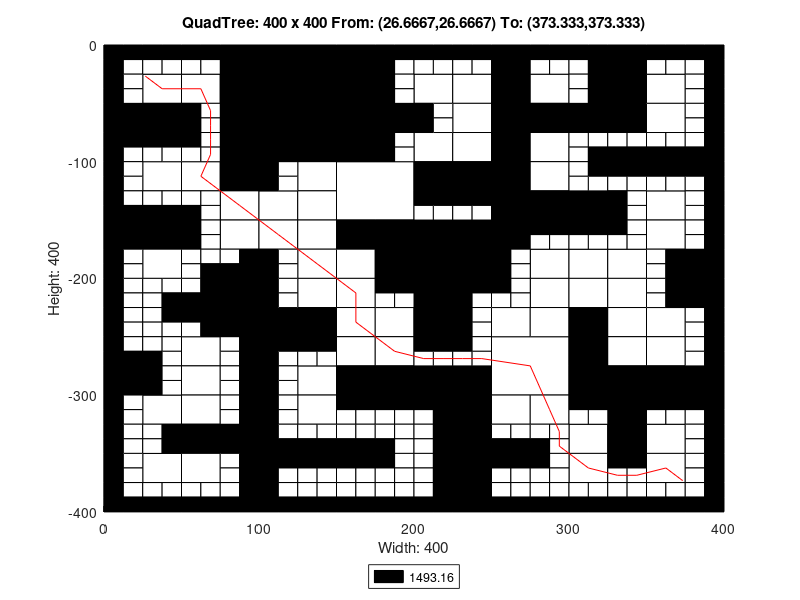

MATLAB code to generate this figure:
axis([0 400 -400 0]);
title('QuadTree: 400 x 400 From: (26.6667,26.6667) To: (373.333,373.333)');
xlabel('Width: 400');
ylabel('Height: 400');
rectangle('Position',[100 -50 50 50], 'FaceColor',[0 0 0]);
rectangle('Position',[100 -100 50 50], 'FaceColor',[0 0 0]);
rectangle('Position',[150 -150 50 50], 'FaceColor',[1 1 1]);
rectangle('Position',[200 -200 50 50], 'FaceColor',[0 0 0]);
rectangle('Position',[250 -300 50 50], 'FaceColor',[1 1 1]);
rectangle('Position',[25 -50 25 25], 'FaceColor',[1 1 1]);
rectangle('Position',[75 -25 25 25], 'FaceColor',[0 0 0]);
rectangle('Position',[50 -50 25 25], 'FaceColor',[1 1 1]);
rectangle('Position',[75 -50 25 25], 'FaceColor',[0 0 0]);
rectangle('Position',[0 -75 25 25], 'FaceColor',[0 0 0]);
rectangle('Position',[25 -75 25 25], 'FaceColor',[0 0 0]);
rectangle('Position',[75 -75 25 25], 'FaceColor',[0 0 0]);
rectangle('Position',[75 -100 25 25], 'FaceColor',[0 0 0]);
rectangle('Position',[150 -25 25 25], 'FaceColor',[0 0 0]);
rectangle('Position',[150 -50 25 25], 'FaceColor',[0 0 0]);
rectangle('Position',[150 -75 25 25], 'FaceColor',[0 0 0]);
rectangle('Position',[175 -75 25 25], 'FaceColor',[0 0 0]);
rectangle('Position',[150 -100 25 25], 'FaceColor',[0 0 0]);
rectangle('Position',[25 -125 25 25], 'FaceColor',[1 1 1]);
rectangle('Position',[50 -125 25 25], 'FaceColor',[1 1 1]);
rectangle('Position',[75 -125 25 25], 'FaceColor',[0 0 0]);
rectangle('Position',[75 -150 25 25], 'FaceColor',[1 1 1]);
rectangle('Position',[0 -175 25 25], 'FaceColor',[0 0 0]);
rectangle('Position',[25 -175 25 25], 'FaceColor',[0 0 0]);
rectangle('Position',[25 -200 25 25], 'FaceColor',[1 1 1]);
rectangle('Position',[75 -175 25 25], 'FaceColor',[1 1 1]);
rectangle('Position',[125 -125 25 25], 'FaceColor',[1 1 1]);
rectangle('Position',[100 -150 25 25], 'FaceColor',[1 1 1]);
rectangle('Position',[125 -150 25 25], 'FaceColor',[1 1 1]);
rectangle('Position',[100 -175 25 25], 'FaceColor',[1 1 1]);
rectangle('Position',[125 -175 25 25], 'FaceColor',[1 1 1]);
rectangle('Position',[125 -200 25 25], 'FaceColor',[1 1 1]);
rectangle('Position',[150 -175 25 25], 'FaceColor',[0 0 0]);
rectangle('Position',[175 -175 25 25], 'FaceColor',[0 0 0]);
rectangle('Position',[150 -200 25 25], 'FaceColor',[1 1 1]);
rectangle('Position',[175 -200 25 25], 'FaceColor',[0 0 0]);
rectangle('Position',[200 -50 25 25], 'FaceColor',[1 1 1]);
rectangle('Position',[225 -50 25 25], 'FaceColor',[1 1 1]);
rectangle('Position',[250 -25 25 25], 'FaceColor',[0 0 0]);
rectangle('Position',[250 -50 25 25], 'FaceColor',[0 0 0]);
rectangle('Position',[275 -50 25 25], 'FaceColor',[1 1 1]);
rectangle('Position',[225 -75 25 25], 'FaceColor',[1 1 1]);
rectangle('Position',[200 -100 25 25], 'FaceColor',[1 1 1]);
rectangle('Position',[225 -100 25 25], 'FaceColor',[1 1 1]);
rectangle('Position',[250 -75 25 25], 'FaceColor',[0 0 0]);
rectangle('Position',[275 -75 25 25], 'FaceColor',[0 0 0]);
rectangle('Position',[250 -100 25 25], 'FaceColor',[0 0 0]);
rectangle('Position',[275 -100 25 25], 'FaceColor',[1 1 1]);
rectangle('Position',[325 -25 25 25], 'FaceColor',[0 0 0]);
rectangle('Position',[325 -50 25 25], 'FaceColor',[0 0 0]);
rectangle('Position',[350 -50 25 25], 'FaceColor',[1 1 1]);
rectangle('Position',[300 -75 25 25], 'FaceColor',[0 0 0]);
rectangle('Position',[325 -75 25 25], 'FaceColor',[0 0 0]);
rectangle('Position',[350 -75 25 25], 'FaceColor',[1 1 1]);
rectangle('Position',[200 -125 25 25], 'FaceColor',[0 0 0]);
rectangle('Position',[225 -125 25 25], 'FaceColor',[0 0 0]);
rectangle('Position',[250 -125 25 25], 'FaceColor',[0 0 0]);
rectangle('Position',[275 -125 25 25], 'FaceColor',[1 1 1]);
rectangle('Position',[250 -150 25 25], 'FaceColor',[0 0 0]);
rectangle('Position',[275 -150 25 25], 'FaceColor',[0 0 0]);
rectangle('Position',[250 -175 25 25], 'FaceColor',[0 0 0]);
rectangle('Position',[275 -200 25 25], 'FaceColor',[1 1 1]);
rectangle('Position',[300 -150 25 25], 'FaceColor',[0 0 0]);
rectangle('Position',[350 -150 25 25], 'FaceColor',[1 1 1]);
rectangle('Position',[300 -200 25 25], 'FaceColor',[1 1 1]);
rectangle('Position',[325 -200 25 25], 'FaceColor',[1 1 1]);
rectangle('Position',[350 -175 25 25], 'FaceColor',[1 1 1]);
rectangle('Position',[375 -200 25 25], 'FaceColor',[0 0 0]);
rectangle('Position',[75 -225 25 25], 'FaceColor',[0 0 0]);
rectangle('Position',[75 -250 25 25], 'FaceColor',[0 0 0]);
rectangle('Position',[0 -300 25 25], 'FaceColor',[0 0 0]);
rectangle('Position',[50 -275 25 25], 'FaceColor',[1 1 1]);
rectangle('Position',[50 -300 25 25], 'FaceColor',[1 1 1]);
rectangle('Position',[125 -225 25 25], 'FaceColor',[1 1 1]);
rectangle('Position',[100 -250 25 25], 'FaceColor',[0 0 0]);
rectangle('Position',[125 -250 25 25], 'FaceColor',[0 0 0]);
rectangle('Position',[150 -225 25 25], 'FaceColor',[1 1 1]);
rectangle('Position',[150 -250 25 25], 'FaceColor',[1 1 1]);
rectangle('Position',[175 -250 25 25], 'FaceColor',[1 1 1]);
rectangle('Position',[125 -300 25 25], 'FaceColor',[1 1 1]);
rectangle('Position',[150 -275 25 25], 'FaceColor',[1 1 1]);
rectangle('Position',[175 -275 25 25], 'FaceColor',[1 1 1]);
rectangle('Position',[150 -300 25 25], 'FaceColor',[0 0 0]);
rectangle('Position',[175 -300 25 25], 'FaceColor',[0 0 0]);
rectangle('Position',[25 -325 25 25], 'FaceColor',[1 1 1]);
rectangle('Position',[50 -325 25 25], 'FaceColor',[1 1 1]);
rectangle('Position',[50 -350 25 25], 'FaceColor',[0 0 0]);
rectangle('Position',[75 -350 25 25], 'FaceColor',[0 0 0]);
rectangle('Position',[25 -375 25 25], 'FaceColor',[1 1 1]);
rectangle('Position',[50 -375 25 25], 'FaceColor',[1 1 1]);
rectangle('Position',[125 -325 25 25], 'FaceColor',[1 1 1]);
rectangle('Position',[200 -225 25 25], 'FaceColor',[0 0 0]);
rectangle('Position',[200 -250 25 25], 'FaceColor',[0 0 0]);
rectangle('Position',[275 -225 25 25], 'FaceColor',[1 1 1]);
rectangle('Position',[250 -250 25 25], 'FaceColor',[1 1 1]);
rectangle('Position',[275 -250 25 25], 'FaceColor',[1 1 1]);
rectangle('Position',[200 -300 25 25], 'FaceColor',[0 0 0]);
rectangle('Position',[225 -300 25 25], 'FaceColor',[0 0 0]);
rectangle('Position',[300 -225 25 25], 'FaceColor',[1 1 1]);
rectangle('Position',[325 -225 25 25], 'FaceColor',[1 1 1]);
rectangle('Position',[300 -250 25 25], 'FaceColor',[0 0 0]);
rectangle('Position',[325 -250 25 25], 'FaceColor',[1 1 1]);
rectangle('Position',[375 -225 25 25], 'FaceColor',[0 0 0]);
rectangle('Position',[350 -250 25 25], 'FaceColor',[1 1 1]);
rectangle('Position',[300 -275 25 25], 'FaceColor',[0 0 0]);
rectangle('Position',[325 -275 25 25], 'FaceColor',[1 1 1]);
rectangle('Position',[300 -300 25 25], 'FaceColor',[0 0 0]);
rectangle('Position',[325 -300 25 25], 'FaceColor',[0 0 0]);
rectangle('Position',[350 -275 25 25], 'FaceColor',[1 1 1]);
rectangle('Position',[350 -300 25 25], 'FaceColor',[0 0 0]);
rectangle('Position',[375 -300 25 25], 'FaceColor',[0 0 0]);
rectangle('Position',[225 -325 25 25], 'FaceColor',[0 0 0]);
rectangle('Position',[225 -350 25 25], 'FaceColor',[0 0 0]);
rectangle('Position',[250 -325 25 25], 'FaceColor',[1 1 1]);
rectangle('Position',[275 -325 25 25], 'FaceColor',[1 1 1]);
rectangle('Position',[225 -375 25 25], 'FaceColor',[0 0 0]);
rectangle('Position',[225 -400 25 25], 'FaceColor',[0 0 0]);
rectangle('Position',[325 -325 25 25], 'FaceColor',[0 0 0]);
rectangle('Position',[300 -350 25 25], 'FaceColor',[1 1 1]);
rectangle('Position',[325 -350 25 25], 'FaceColor',[0 0 0]);
rectangle('Position',[350 -350 25 25], 'FaceColor',[1 1 1]);
rectangle('Position',[300 -375 25 25], 'FaceColor',[1 1 1]);
rectangle('Position',[350 -375 25 25], 'FaceColor',[1 1 1]);
rectangle('Position',[0 -12.5 12.5 12.5], 'FaceColor',[0 0 0]);
rectangle('Position',[12.5 -12.5 12.5 12.5], 'FaceColor',[0 0 0]);
rectangle('Position',[0 -25 12.5 12.5], 'FaceColor',[0 0 0]);
rectangle('Position',[12.5 -25 12.5 12.5], 'FaceColor',[1 1 1]);
rectangle('Position',[25 -12.5 12.5 12.5], 'FaceColor',[0 0 0]);
rectangle('Position',[37.5 -12.5 12.5 12.5], 'FaceColor',[0 0 0]);
rectangle('Position',[25 -25 12.5 12.5], 'FaceColor',[1 1 1]);
rectangle('Position',[37.5 -25 12.5 12.5], 'FaceColor',[1 1 1]);
rectangle('Position',[0 -37.5 12.5 12.5], 'FaceColor',[0 0 0]);
rectangle('Position',[12.5 -37.5 12.5 12.5], 'FaceColor',[1 1 1]);
rectangle('Position',[0 -50 12.5 12.5], 'FaceColor',[0 0 0]);
rectangle('Position',[12.5 -50 12.5 12.5], 'FaceColor',[1 1 1]);
rectangle('Position',[50 -12.5 12.5 12.5], 'FaceColor',[0 0 0]);
rectangle('Position',[62.5 -12.5 12.5 12.5], 'FaceColor',[0 0 0]);
rectangle('Position',[50 -25 12.5 12.5], 'FaceColor',[1 1 1]);
rectangle('Position',[62.5 -25 12.5 12.5], 'FaceColor',[1 1 1]);
rectangle('Position',[0 -87.5 12.5 12.5], 'FaceColor',[0 0 0]);
rectangle('Position',[12.5 -87.5 12.5 12.5], 'FaceColor',[0 0 0]);
rectangle('Position',[0 -100 12.5 12.5], 'FaceColor',[0 0 0]);
rectangle('Position',[12.5 -100 12.5 12.5], 'FaceColor',[1 1 1]);
rectangle('Position',[25 -87.5 12.5 12.5], 'FaceColor',[0 0 0]);
rectangle('Position',[37.5 -87.5 12.5 12.5], 'FaceColor',[0 0 0]);
rectangle('Position',[25 -100 12.5 12.5], 'FaceColor',[1 1 1]);
rectangle('Position',[37.5 -100 12.5 12.5], 'FaceColor',[1 1 1]);
rectangle('Position',[50 -62.5 12.5 12.5], 'FaceColor',[0 0 0]);
rectangle('Position',[62.5 -62.5 12.5 12.5], 'FaceColor',[1 1 1]);
rectangle('Position',[50 -75 12.5 12.5], 'FaceColor',[0 0 0]);
rectangle('Position',[62.5 -75 12.5 12.5], 'FaceColor',[1 1 1]);
rectangle('Position',[50 -87.5 12.5 12.5], 'FaceColor',[0 0 0]);
rectangle('Position',[62.5 -87.5 12.5 12.5], 'FaceColor',[1 1 1]);
rectangle('Position',[50 -100 12.5 12.5], 'FaceColor',[1 1 1]);
rectangle('Position',[62.5 -100 12.5 12.5], 'FaceColor',[1 1 1]);
rectangle('Position',[175 -12.5 12.5 12.5], 'FaceColor',[0 0 0]);
rectangle('Position',[187.5 -12.5 12.5 12.5], 'FaceColor',[0 0 0]);
rectangle('Position',[175 -25 12.5 12.5], 'FaceColor',[0 0 0]);
rectangle('Position',[187.5 -25 12.5 12.5], 'FaceColor',[1 1 1]);
rectangle('Position',[175 -37.5 12.5 12.5], 'FaceColor',[0 0 0]);
rectangle('Position',[187.5 -37.5 12.5 12.5], 'FaceColor',[1 1 1]);
rectangle('Position',[175 -50 12.5 12.5], 'FaceColor',[0 0 0]);
rectangle('Position',[187.5 -50 12.5 12.5], 'FaceColor',[1 1 1]);
rectangle('Position',[175 -87.5 12.5 12.5], 'FaceColor',[0 0 0]);
rectangle('Position',[187.5 -87.5 12.5 12.5], 'FaceColor',[1 1 1]);
rectangle('Position',[175 -100 12.5 12.5], 'FaceColor',[0 0 0]);
rectangle('Position',[187.5 -100 12.5 12.5], 'FaceColor',[1 1 1]);
rectangle('Position',[0 -112.5 12.5 12.5], 'FaceColor',[0 0 0]);
rectangle('Position',[12.5 -112.5 12.5 12.5], 'FaceColor',[1 1 1]);
rectangle('Position',[0 -125 12.5 12.5], 'FaceColor',[0 0 0]);
rectangle('Position',[12.5 -125 12.5 12.5], 'FaceColor',[1 1 1]);
rectangle('Position',[0 -137.5 12.5 12.5], 'FaceColor',[0 0 0]);
rectangle('Position',[12.5 -137.5 12.5 12.5], 'FaceColor',[1 1 1]);
rectangle('Position',[0 -150 12.5 12.5], 'FaceColor',[0 0 0]);
rectangle('Position',[12.5 -150 12.5 12.5], 'FaceColor',[0 0 0]);
rectangle('Position',[25 -137.5 12.5 12.5], 'FaceColor',[1 1 1]);
rectangle('Position',[37.5 -137.5 12.5 12.5], 'FaceColor',[1 1 1]);
rectangle('Position',[25 -150 12.5 12.5], 'FaceColor',[0 0 0]);
rectangle('Position',[37.5 -150 12.5 12.5], 'FaceColor',[0 0 0]);
rectangle('Position',[50 -137.5 12.5 12.5], 'FaceColor',[1 1 1]);
rectangle('Position',[62.5 -137.5 12.5 12.5], 'FaceColor',[1 1 1]);
rectangle('Position',[50 -150 12.5 12.5], 'FaceColor',[0 0 0]);
rectangle('Position',[62.5 -150 12.5 12.5], 'FaceColor',[1 1 1]);
rectangle('Position',[0 -187.5 12.5 12.5], 'FaceColor',[0 0 0]);
rectangle('Position',[12.5 -187.5 12.5 12.5], 'FaceColor',[1 1 1]);
rectangle('Position',[0 -200 12.5 12.5], 'FaceColor',[0 0 0]);
rectangle('Position',[12.5 -200 12.5 12.5], 'FaceColor',[1 1 1]);
rectangle('Position',[50 -162.5 12.5 12.5], 'FaceColor',[0 0 0]);
rectangle('Position',[62.5 -162.5 12.5 12.5], 'FaceColor',[1 1 1]);
rectangle('Position',[50 -175 12.5 12.5], 'FaceColor',[0 0 0]);
rectangle('Position',[62.5 -175 12.5 12.5], 'FaceColor',[1 1 1]);
rectangle('Position',[50 -187.5 12.5 12.5], 'FaceColor',[1 1 1]);
rectangle('Position',[62.5 -187.5 12.5 12.5], 'FaceColor',[1 1 1]);
rectangle('Position',[50 -200 12.5 12.5], 'FaceColor',[1 1 1]);
rectangle('Position',[62.5 -200 12.5 12.5], 'FaceColor',[0 0 0]);
rectangle('Position',[75 -187.5 12.5 12.5], 'FaceColor',[1 1 1]);
rectangle('Position',[87.5 -187.5 12.5 12.5], 'FaceColor',[0 0 0]);
rectangle('Position',[75 -200 12.5 12.5], 'FaceColor',[0 0 0]);
rectangle('Position',[87.5 -200 12.5 12.5], 'FaceColor',[0 0 0]);
rectangle('Position',[100 -112.5 12.5 12.5], 'FaceColor',[0 0 0]);
rectangle('Position',[112.5 -112.5 12.5 12.5], 'FaceColor',[1 1 1]);
rectangle('Position',[100 -125 12.5 12.5], 'FaceColor',[0 0 0]);
rectangle('Position',[112.5 -125 12.5 12.5], 'FaceColor',[1 1 1]);
rectangle('Position',[100 -187.5 12.5 12.5], 'FaceColor',[0 0 0]);
rectangle('Position',[112.5 -187.5 12.5 12.5], 'FaceColor',[1 1 1]);
rectangle('Position',[100 -200 12.5 12.5], 'FaceColor',[0 0 0]);
rectangle('Position',[112.5 -200 12.5 12.5], 'FaceColor',[1 1 1]);
rectangle('Position',[200 -12.5 12.5 12.5], 'FaceColor',[0 0 0]);
rectangle('Position',[212.5 -12.5 12.5 12.5], 'FaceColor',[0 0 0]);
rectangle('Position',[200 -25 12.5 12.5], 'FaceColor',[1 1 1]);
rectangle('Position',[212.5 -25 12.5 12.5], 'FaceColor',[1 1 1]);
rectangle('Position',[225 -12.5 12.5 12.5], 'FaceColor',[0 0 0]);
rectangle('Position',[237.5 -12.5 12.5 12.5], 'FaceColor',[0 0 0]);
rectangle('Position',[225 -25 12.5 12.5], 'FaceColor',[1 1 1]);
rectangle('Position',[237.5 -25 12.5 12.5], 'FaceColor',[1 1 1]);
rectangle('Position',[275 -12.5 12.5 12.5], 'FaceColor',[0 0 0]);
rectangle('Position',[287.5 -12.5 12.5 12.5], 'FaceColor',[0 0 0]);
rectangle('Position',[275 -25 12.5 12.5], 'FaceColor',[1 1 1]);
rectangle('Position',[287.5 -25 12.5 12.5], 'FaceColor',[1 1 1]);
rectangle('Position',[200 -62.5 12.5 12.5], 'FaceColor',[0 0 0]);
rectangle('Position',[212.5 -62.5 12.5 12.5], 'FaceColor',[1 1 1]);
rectangle('Position',[200 -75 12.5 12.5], 'FaceColor',[0 0 0]);
rectangle('Position',[212.5 -75 12.5 12.5], 'FaceColor',[1 1 1]);
rectangle('Position',[300 -12.5 12.5 12.5], 'FaceColor',[0 0 0]);
rectangle('Position',[312.5 -12.5 12.5 12.5], 'FaceColor',[0 0 0]);
rectangle('Position',[300 -25 12.5 12.5], 'FaceColor',[1 1 1]);
rectangle('Position',[312.5 -25 12.5 12.5], 'FaceColor',[0 0 0]);
rectangle('Position',[300 -37.5 12.5 12.5], 'FaceColor',[1 1 1]);
rectangle('Position',[312.5 -37.5 12.5 12.5], 'FaceColor',[0 0 0]);
rectangle('Position',[300 -50 12.5 12.5], 'FaceColor',[1 1 1]);
rectangle('Position',[312.5 -50 12.5 12.5], 'FaceColor',[0 0 0]);
rectangle('Position',[350 -12.5 12.5 12.5], 'FaceColor',[0 0 0]);
rectangle('Position',[362.5 -12.5 12.5 12.5], 'FaceColor',[0 0 0]);
rectangle('Position',[350 -25 12.5 12.5], 'FaceColor',[1 1 1]);
rectangle('Position',[362.5 -25 12.5 12.5], 'FaceColor',[1 1 1]);
rectangle('Position',[375 -12.5 12.5 12.5], 'FaceColor',[0 0 0]);
rectangle('Position',[387.5 -12.5 12.5 12.5], 'FaceColor',[0 0 0]);
rectangle('Position',[375 -25 12.5 12.5], 'FaceColor',[1 1 1]);
rectangle('Position',[387.5 -25 12.5 12.5], 'FaceColor',[0 0 0]);
rectangle('Position',[375 -37.5 12.5 12.5], 'FaceColor',[1 1 1]);
rectangle('Position',[387.5 -37.5 12.5 12.5], 'FaceColor',[0 0 0]);
rectangle('Position',[375 -50 12.5 12.5], 'FaceColor',[1 1 1]);
rectangle('Position',[387.5 -50 12.5 12.5], 'FaceColor',[0 0 0]);
rectangle('Position',[300 -87.5 12.5 12.5], 'FaceColor',[1 1 1]);
rectangle('Position',[312.5 -87.5 12.5 12.5], 'FaceColor',[1 1 1]);
rectangle('Position',[300 -100 12.5 12.5], 'FaceColor',[1 1 1]);
rectangle('Position',[312.5 -100 12.5 12.5], 'FaceColor',[0 0 0]);
rectangle('Position',[325 -87.5 12.5 12.5], 'FaceColor',[1 1 1]);
rectangle('Position',[337.5 -87.5 12.5 12.5], 'FaceColor',[1 1 1]);
rectangle('Position',[325 -100 12.5 12.5], 'FaceColor',[0 0 0]);
rectangle('Position',[337.5 -100 12.5 12.5], 'FaceColor',[0 0 0]);
rectangle('Position',[375 -62.5 12.5 12.5], 'FaceColor',[1 1 1]);
rectangle('Position',[387.5 -62.5 12.5 12.5], 'FaceColor',[0 0 0]);
rectangle('Position',[375 -75 12.5 12.5], 'FaceColor',[1 1 1]);
rectangle('Position',[387.5 -75 12.5 12.5], 'FaceColor',[0 0 0]);
rectangle('Position',[350 -87.5 12.5 12.5], 'FaceColor',[1 1 1]);
rectangle('Position',[362.5 -87.5 12.5 12.5], 'FaceColor',[1 1 1]);
rectangle('Position',[350 -100 12.5 12.5], 'FaceColor',[0 0 0]);
rectangle('Position',[362.5 -100 12.5 12.5], 'FaceColor',[0 0 0]);
rectangle('Position',[375 -87.5 12.5 12.5], 'FaceColor',[1 1 1]);
rectangle('Position',[387.5 -87.5 12.5 12.5], 'FaceColor',[0 0 0]);
rectangle('Position',[375 -100 12.5 12.5], 'FaceColor',[0 0 0]);
rectangle('Position',[387.5 -100 12.5 12.5], 'FaceColor',[0 0 0]);
rectangle('Position',[200 -137.5 12.5 12.5], 'FaceColor',[0 0 0]);
rectangle('Position',[212.5 -137.5 12.5 12.5], 'FaceColor',[0 0 0]);
rectangle('Position',[200 -150 12.5 12.5], 'FaceColor',[1 1 1]);
rectangle('Position',[212.5 -150 12.5 12.5], 'FaceColor',[1 1 1]);
rectangle('Position',[225 -137.5 12.5 12.5], 'FaceColor',[0 0 0]);
rectangle('Position',[237.5 -137.5 12.5 12.5], 'FaceColor',[0 0 0]);
rectangle('Position',[225 -150 12.5 12.5], 'FaceColor',[1 1 1]);
rectangle('Position',[237.5 -150 12.5 12.5], 'FaceColor',[1 1 1]);
rectangle('Position',[275 -162.5 12.5 12.5], 'FaceColor',[0 0 0]);
rectangle('Position',[287.5 -162.5 12.5 12.5], 'FaceColor',[0 0 0]);
rectangle('Position',[275 -175 12.5 12.5], 'FaceColor',[1 1 1]);
rectangle('Position',[287.5 -175 12.5 12.5], 'FaceColor',[1 1 1]);
rectangle('Position',[250 -187.5 12.5 12.5], 'FaceColor',[0 0 0]);
rectangle('Position',[262.5 -187.5 12.5 12.5], 'FaceColor',[1 1 1]);
rectangle('Position',[250 -200 12.5 12.5], 'FaceColor',[0 0 0]);
rectangle('Position',[262.5 -200 12.5 12.5], 'FaceColor',[1 1 1]);
rectangle('Position',[300 -112.5 12.5 12.5], 'FaceColor',[1 1 1]);
rectangle('Position',[312.5 -112.5 12.5 12.5], 'FaceColor',[0 0 0]);
rectangle('Position',[300 -125 12.5 12.5], 'FaceColor',[1 1 1]);
rectangle('Position',[312.5 -125 12.5 12.5], 'FaceColor',[1 1 1]);
rectangle('Position',[325 -112.5 12.5 12.5], 'FaceColor',[0 0 0]);
rectangle('Position',[337.5 -112.5 12.5 12.5], 'FaceColor',[0 0 0]);
rectangle('Position',[325 -125 12.5 12.5], 'FaceColor',[1 1 1]);
rectangle('Position',[337.5 -125 12.5 12.5], 'FaceColor',[1 1 1]);
rectangle('Position',[325 -137.5 12.5 12.5], 'FaceColor',[0 0 0]);
rectangle('Position',[337.5 -137.5 12.5 12.5], 'FaceColor',[1 1 1]);
rectangle('Position',[325 -150 12.5 12.5], 'FaceColor',[0 0 0]);
rectangle('Position',[337.5 -150 12.5 12.5], 'FaceColor',[1 1 1]);
rectangle('Position',[350 -112.5 12.5 12.5], 'FaceColor',[0 0 0]);
rectangle('Position',[362.5 -112.5 12.5 12.5], 'FaceColor',[0 0 0]);
rectangle('Position',[350 -125 12.5 12.5], 'FaceColor',[1 1 1]);
rectangle('Position',[362.5 -125 12.5 12.5], 'FaceColor',[1 1 1]);
rectangle('Position',[375 -112.5 12.5 12.5], 'FaceColor',[0 0 0]);
rectangle('Position',[387.5 -112.5 12.5 12.5], 'FaceColor',[0 0 0]);
rectangle('Position',[375 -125 12.5 12.5], 'FaceColor',[1 1 1]);
rectangle('Position',[387.5 -125 12.5 12.5], 'FaceColor',[0 0 0]);
rectangle('Position',[375 -137.5 12.5 12.5], 'FaceColor',[1 1 1]);
rectangle('Position',[387.5 -137.5 12.5 12.5], 'FaceColor',[0 0 0]);
rectangle('Position',[375 -150 12.5 12.5], 'FaceColor',[1 1 1]);
rectangle('Position',[387.5 -150 12.5 12.5], 'FaceColor',[0 0 0]);
rectangle('Position',[300 -162.5 12.5 12.5], 'FaceColor',[0 0 0]);
rectangle('Position',[312.5 -162.5 12.5 12.5], 'FaceColor',[0 0 0]);
rectangle('Position',[300 -175 12.5 12.5], 'FaceColor',[1 1 1]);
rectangle('Position',[312.5 -175 12.5 12.5], 'FaceColor',[1 1 1]);
rectangle('Position',[325 -162.5 12.5 12.5], 'FaceColor',[0 0 0]);
rectangle('Position',[337.5 -162.5 12.5 12.5], 'FaceColor',[1 1 1]);
rectangle('Position',[325 -175 12.5 12.5], 'FaceColor',[1 1 1]);
rectangle('Position',[337.5 -175 12.5 12.5], 'FaceColor',[1 1 1]);
rectangle('Position',[375 -162.5 12.5 12.5], 'FaceColor',[1 1 1]);
rectangle('Position',[387.5 -162.5 12.5 12.5], 'FaceColor',[0 0 0]);
rectangle('Position',[375 -175 12.5 12.5], 'FaceColor',[1 1 1]);
rectangle('Position',[387.5 -175 12.5 12.5], 'FaceColor',[0 0 0]);
rectangle('Position',[350 -187.5 12.5 12.5], 'FaceColor',[1 1 1]);
rectangle('Position',[362.5 -187.5 12.5 12.5], 'FaceColor',[0 0 0]);
rectangle('Position',[350 -200 12.5 12.5], 'FaceColor',[1 1 1]);
rectangle('Position',[362.5 -200 12.5 12.5], 'FaceColor',[0 0 0]);
rectangle('Position',[0 -212.5 12.5 12.5], 'FaceColor',[0 0 0]);
rectangle('Position',[12.5 -212.5 12.5 12.5], 'FaceColor',[1 1 1]);
rectangle('Position',[0 -225 12.5 12.5], 'FaceColor',[0 0 0]);
rectangle('Position',[12.5 -225 12.5 12.5], 'FaceColor',[1 1 1]);
rectangle('Position',[25 -212.5 12.5 12.5], 'FaceColor',[1 1 1]);
rectangle('Position',[37.5 -212.5 12.5 12.5], 'FaceColor',[1 1 1]);
rectangle('Position',[25 -225 12.5 12.5], 'FaceColor',[1 1 1]);
rectangle('Position',[37.5 -225 12.5 12.5], 'FaceColor',[0 0 0]);
rectangle('Position',[0 -237.5 12.5 12.5], 'FaceColor',[0 0 0]);
rectangle('Position',[12.5 -237.5 12.5 12.5], 'FaceColor',[1 1 1]);
rectangle('Position',[0 -250 12.5 12.5], 'FaceColor',[0 0 0]);
rectangle('Position',[12.5 -250 12.5 12.5], 'FaceColor',[1 1 1]);
rectangle('Position',[25 -237.5 12.5 12.5], 'FaceColor',[1 1 1]);
rectangle('Position',[37.5 -237.5 12.5 12.5], 'FaceColor',[0 0 0]);
rectangle('Position',[25 -250 12.5 12.5], 'FaceColor',[1 1 1]);
rectangle('Position',[37.5 -250 12.5 12.5], 'FaceColor',[1 1 1]);
rectangle('Position',[50 -212.5 12.5 12.5], 'FaceColor',[1 1 1]);
rectangle('Position',[62.5 -212.5 12.5 12.5], 'FaceColor',[0 0 0]);
rectangle('Position',[50 -225 12.5 12.5], 'FaceColor',[0 0 0]);
rectangle('Position',[62.5 -225 12.5 12.5], 'FaceColor',[0 0 0]);
rectangle('Position',[50 -237.5 12.5 12.5], 'FaceColor',[0 0 0]);
rectangle('Position',[62.5 -237.5 12.5 12.5], 'FaceColor',[0 0 0]);
rectangle('Position',[50 -250 12.5 12.5], 'FaceColor',[1 1 1]);
rectangle('Position',[62.5 -250 12.5 12.5], 'FaceColor',[0 0 0]);
rectangle('Position',[0 -262.5 12.5 12.5], 'FaceColor',[0 0 0]);
rectangle('Position',[12.5 -262.5 12.5 12.5], 'FaceColor',[1 1 1]);
rectangle('Position',[0 -275 12.5 12.5], 'FaceColor',[0 0 0]);
rectangle('Position',[12.5 -275 12.5 12.5], 'FaceColor',[0 0 0]);
rectangle('Position',[25 -262.5 12.5 12.5], 'FaceColor',[1 1 1]);
rectangle('Position',[37.5 -262.5 12.5 12.5], 'FaceColor',[1 1 1]);
rectangle('Position',[25 -275 12.5 12.5], 'FaceColor',[0 0 0]);
rectangle('Position',[37.5 -275 12.5 12.5], 'FaceColor',[1 1 1]);
rectangle('Position',[25 -287.5 12.5 12.5], 'FaceColor',[0 0 0]);
rectangle('Position',[37.5 -287.5 12.5 12.5], 'FaceColor',[1 1 1]);
rectangle('Position',[25 -300 12.5 12.5], 'FaceColor',[0 0 0]);
rectangle('Position',[37.5 -300 12.5 12.5], 'FaceColor',[1 1 1]);
rectangle('Position',[75 -262.5 12.5 12.5], 'FaceColor',[1 1 1]);
rectangle('Position',[87.5 -262.5 12.5 12.5], 'FaceColor',[0 0 0]);
rectangle('Position',[75 -275 12.5 12.5], 'FaceColor',[1 1 1]);
rectangle('Position',[87.5 -275 12.5 12.5], 'FaceColor',[0 0 0]);
rectangle('Position',[75 -287.5 12.5 12.5], 'FaceColor',[1 1 1]);
rectangle('Position',[87.5 -287.5 12.5 12.5], 'FaceColor',[0 0 0]);
rectangle('Position',[75 -300 12.5 12.5], 'FaceColor',[1 1 1]);
rectangle('Position',[87.5 -300 12.5 12.5], 'FaceColor',[0 0 0]);
rectangle('Position',[100 -212.5 12.5 12.5], 'FaceColor',[0 0 0]);
rectangle('Position',[112.5 -212.5 12.5 12.5], 'FaceColor',[1 1 1]);
rectangle('Position',[100 -225 12.5 12.5], 'FaceColor',[0 0 0]);
rectangle('Position',[112.5 -225 12.5 12.5], 'FaceColor',[1 1 1]);
rectangle('Position',[175 -212.5 12.5 12.5], 'FaceColor',[0 0 0]);
rectangle('Position',[187.5 -212.5 12.5 12.5], 'FaceColor',[0 0 0]);
rectangle('Position',[175 -225 12.5 12.5], 'FaceColor',[1 1 1]);
rectangle('Position',[187.5 -225 12.5 12.5], 'FaceColor',[1 1 1]);
rectangle('Position',[100 -262.5 12.5 12.5], 'FaceColor',[0 0 0]);
rectangle('Position',[112.5 -262.5 12.5 12.5], 'FaceColor',[0 0 0]);
rectangle('Position',[100 -275 12.5 12.5], 'FaceColor',[0 0 0]);
rectangle('Position',[112.5 -275 12.5 12.5], 'FaceColor',[1 1 1]);
rectangle('Position',[125 -262.5 12.5 12.5], 'FaceColor',[0 0 0]);
rectangle('Position',[137.5 -262.5 12.5 12.5], 'FaceColor',[0 0 0]);
rectangle('Position',[125 -275 12.5 12.5], 'FaceColor',[1 1 1]);
rectangle('Position',[137.5 -275 12.5 12.5], 'FaceColor',[1 1 1]);
rectangle('Position',[100 -287.5 12.5 12.5], 'FaceColor',[0 0 0]);
rectangle('Position',[112.5 -287.5 12.5 12.5], 'FaceColor',[1 1 1]);
rectangle('Position',[100 -300 12.5 12.5], 'FaceColor',[0 0 0]);
rectangle('Position',[112.5 -300 12.5 12.5], 'FaceColor',[1 1 1]);
rectangle('Position',[0 -312.5 12.5 12.5], 'FaceColor',[0 0 0]);
rectangle('Position',[12.5 -312.5 12.5 12.5], 'FaceColor',[1 1 1]);
rectangle('Position',[0 -325 12.5 12.5], 'FaceColor',[0 0 0]);
rectangle('Position',[12.5 -325 12.5 12.5], 'FaceColor',[1 1 1]);
rectangle('Position',[0 -337.5 12.5 12.5], 'FaceColor',[0 0 0]);
rectangle('Position',[12.5 -337.5 12.5 12.5], 'FaceColor',[1 1 1]);
rectangle('Position',[0 -350 12.5 12.5], 'FaceColor',[0 0 0]);
rectangle('Position',[12.5 -350 12.5 12.5], 'FaceColor',[1 1 1]);
rectangle('Position',[25 -337.5 12.5 12.5], 'FaceColor',[1 1 1]);
rectangle('Position',[37.5 -337.5 12.5 12.5], 'FaceColor',[0 0 0]);
rectangle('Position',[25 -350 12.5 12.5], 'FaceColor',[1 1 1]);
rectangle('Position',[37.5 -350 12.5 12.5], 'FaceColor',[0 0 0]);
rectangle('Position',[75 -312.5 12.5 12.5], 'FaceColor',[1 1 1]);
rectangle('Position',[87.5 -312.5 12.5 12.5], 'FaceColor',[0 0 0]);
rectangle('Position',[75 -325 12.5 12.5], 'FaceColor',[1 1 1]);
rectangle('Position',[87.5 -325 12.5 12.5], 'FaceColor',[0 0 0]);
rectangle('Position',[0 -362.5 12.5 12.5], 'FaceColor',[0 0 0]);
rectangle('Position',[12.5 -362.5 12.5 12.5], 'FaceColor',[1 1 1]);
rectangle('Position',[0 -375 12.5 12.5], 'FaceColor',[0 0 0]);
rectangle('Position',[12.5 -375 12.5 12.5], 'FaceColor',[1 1 1]);
rectangle('Position',[0 -387.5 12.5 12.5], 'FaceColor',[0 0 0]);
rectangle('Position',[12.5 -387.5 12.5 12.5], 'FaceColor',[1 1 1]);
rectangle('Position',[0 -400 12.5 12.5], 'FaceColor',[0 0 0]);
rectangle('Position',[12.5 -400 12.5 12.5], 'FaceColor',[0 0 0]);
rectangle('Position',[25 -387.5 12.5 12.5], 'FaceColor',[1 1 1]);
rectangle('Position',[37.5 -387.5 12.5 12.5], 'FaceColor',[1 1 1]);
rectangle('Position',[25 -400 12.5 12.5], 'FaceColor',[0 0 0]);
rectangle('Position',[37.5 -400 12.5 12.5], 'FaceColor',[0 0 0]);
rectangle('Position',[75 -362.5 12.5 12.5], 'FaceColor',[1 1 1]);
rectangle('Position',[87.5 -362.5 12.5 12.5], 'FaceColor',[0 0 0]);
rectangle('Position',[75 -375 12.5 12.5], 'FaceColor',[1 1 1]);
rectangle('Position',[87.5 -375 12.5 12.5], 'FaceColor',[0 0 0]);
rectangle('Position',[50 -387.5 12.5 12.5], 'FaceColor',[1 1 1]);
rectangle('Position',[62.5 -387.5 12.5 12.5], 'FaceColor',[1 1 1]);
rectangle('Position',[50 -400 12.5 12.5], 'FaceColor',[0 0 0]);
rectangle('Position',[62.5 -400 12.5 12.5], 'FaceColor',[0 0 0]);
rectangle('Position',[75 -387.5 12.5 12.5], 'FaceColor',[1 1 1]);
rectangle('Position',[87.5 -387.5 12.5 12.5], 'FaceColor',[0 0 0]);
rectangle('Position',[75 -400 12.5 12.5], 'FaceColor',[0 0 0]);
rectangle('Position',[87.5 -400 12.5 12.5], 'FaceColor',[0 0 0]);
rectangle('Position',[100 -312.5 12.5 12.5], 'FaceColor',[0 0 0]);
rectangle('Position',[112.5 -312.5 12.5 12.5], 'FaceColor',[1 1 1]);
rectangle('Position',[100 -325 12.5 12.5], 'FaceColor',[0 0 0]);
rectangle('Position',[112.5 -325 12.5 12.5], 'FaceColor',[1 1 1]);
rectangle('Position',[100 -337.5 12.5 12.5], 'FaceColor',[0 0 0]);
rectangle('Position',[112.5 -337.5 12.5 12.5], 'FaceColor',[1 1 1]);
rectangle('Position',[100 -350 12.5 12.5], 'FaceColor',[0 0 0]);
rectangle('Position',[112.5 -350 12.5 12.5], 'FaceColor',[0 0 0]);
rectangle('Position',[125 -337.5 12.5 12.5], 'FaceColor',[1 1 1]);
rectangle('Position',[137.5 -337.5 12.5 12.5], 'FaceColor',[1 1 1]);
rectangle('Position',[125 -350 12.5 12.5], 'FaceColor',[0 0 0]);
rectangle('Position',[137.5 -350 12.5 12.5], 'FaceColor',[0 0 0]);
rectangle('Position',[150 -312.5 12.5 12.5], 'FaceColor',[0 0 0]);
rectangle('Position',[162.5 -312.5 12.5 12.5], 'FaceColor',[0 0 0]);
rectangle('Position',[150 -325 12.5 12.5], 'FaceColor',[1 1 1]);
rectangle('Position',[162.5 -325 12.5 12.5], 'FaceColor',[1 1 1]);
rectangle('Position',[175 -312.5 12.5 12.5], 'FaceColor',[0 0 0]);
rectangle('Position',[187.5 -312.5 12.5 12.5], 'FaceColor',[0 0 0]);
rectangle('Position',[175 -325 12.5 12.5], 'FaceColor',[1 1 1]);
rectangle('Position',[187.5 -325 12.5 12.5], 'FaceColor',[1 1 1]);
rectangle('Position',[150 -337.5 12.5 12.5], 'FaceColor',[1 1 1]);
rectangle('Position',[162.5 -337.5 12.5 12.5], 'FaceColor',[1 1 1]);
rectangle('Position',[150 -350 12.5 12.5], 'FaceColor',[0 0 0]);
rectangle('Position',[162.5 -350 12.5 12.5], 'FaceColor',[0 0 0]);
rectangle('Position',[175 -337.5 12.5 12.5], 'FaceColor',[1 1 1]);
rectangle('Position',[187.5 -337.5 12.5 12.5], 'FaceColor',[1 1 1]);
rectangle('Position',[175 -350 12.5 12.5], 'FaceColor',[0 0 0]);
rectangle('Position',[187.5 -350 12.5 12.5], 'FaceColor',[1 1 1]);
rectangle('Position',[100 -362.5 12.5 12.5], 'FaceColor',[0 0 0]);
rectangle('Position',[112.5 -362.5 12.5 12.5], 'FaceColor',[0 0 0]);
rectangle('Position',[100 -375 12.5 12.5], 'FaceColor',[0 0 0]);
rectangle('Position',[112.5 -375 12.5 12.5], 'FaceColor',[1 1 1]);
rectangle('Position',[125 -362.5 12.5 12.5], 'FaceColor',[0 0 0]);
rectangle('Position',[137.5 -362.5 12.5 12.5], 'FaceColor',[0 0 0]);
rectangle('Position',[125 -375 12.5 12.5], 'FaceColor',[1 1 1]);
rectangle('Position',[137.5 -375 12.5 12.5], 'FaceColor',[1 1 1]);
rectangle('Position',[100 -387.5 12.5 12.5], 'FaceColor',[0 0 0]);
rectangle('Position',[112.5 -387.5 12.5 12.5], 'FaceColor',[1 1 1]);
rectangle('Position',[100 -400 12.5 12.5], 'FaceColor',[0 0 0]);
rectangle('Position',[112.5 -400 12.5 12.5], 'FaceColor',[0 0 0]);
rectangle('Position',[125 -387.5 12.5 12.5], 'FaceColor',[1 1 1]);
rectangle('Position',[137.5 -387.5 12.5 12.5], 'FaceColor',[1 1 1]);
rectangle('Position',[125 -400 12.5 12.5], 'FaceColor',[0 0 0]);
rectangle('Position',[137.5 -400 12.5 12.5], 'FaceColor',[0 0 0]);
rectangle('Position',[150 -362.5 12.5 12.5], 'FaceColor',[0 0 0]);
rectangle('Position',[162.5 -362.5 12.5 12.5], 'FaceColor',[0 0 0]);
rectangle('Position',[150 -375 12.5 12.5], 'FaceColor',[1 1 1]);
rectangle('Position',[162.5 -375 12.5 12.5], 'FaceColor',[1 1 1]);
rectangle('Position',[175 -362.5 12.5 12.5], 'FaceColor',[0 0 0]);
rectangle('Position',[187.5 -362.5 12.5 12.5], 'FaceColor',[1 1 1]);
rectangle('Position',[175 -375 12.5 12.5], 'FaceColor',[1 1 1]);
rectangle('Position',[187.5 -375 12.5 12.5], 'FaceColor',[1 1 1]);
rectangle('Position',[150 -387.5 12.5 12.5], 'FaceColor',[1 1 1]);
rectangle('Position',[162.5 -387.5 12.5 12.5], 'FaceColor',[1 1 1]);
rectangle('Position',[150 -400 12.5 12.5], 'FaceColor',[0 0 0]);
rectangle('Position',[162.5 -400 12.5 12.5], 'FaceColor',[0 0 0]);
rectangle('Position',[175 -387.5 12.5 12.5], 'FaceColor',[1 1 1]);
rectangle('Position',[187.5 -387.5 12.5 12.5], 'FaceColor',[1 1 1]);
rectangle('Position',[175 -400 12.5 12.5], 'FaceColor',[0 0 0]);
rectangle('Position',[187.5 -400 12.5 12.5], 'FaceColor',[0 0 0]);
rectangle('Position',[225 -212.5 12.5 12.5], 'FaceColor',[0 0 0]);
rectangle('Position',[237.5 -212.5 12.5 12.5], 'FaceColor',[0 0 0]);
rectangle('Position',[225 -225 12.5 12.5], 'FaceColor',[0 0 0]);
rectangle('Position',[237.5 -225 12.5 12.5], 'FaceColor',[1 1 1]);
rectangle('Position',[225 -237.5 12.5 12.5], 'FaceColor',[0 0 0]);
rectangle('Position',[237.5 -237.5 12.5 12.5], 'FaceColor',[1 1 1]);
rectangle('Position',[225 -250 12.5 12.5], 'FaceColor',[0 0 0]);
rectangle('Position',[237.5 -250 12.5 12.5], 'FaceColor',[1 1 1]);
rectangle('Position',[250 -212.5 12.5 12.5], 'FaceColor',[0 0 0]);
rectangle('Position',[262.5 -212.5 12.5 12.5], 'FaceColor',[1 1 1]);
rectangle('Position',[250 -225 12.5 12.5], 'FaceColor',[1 1 1]);
rectangle('Position',[262.5 -225 12.5 12.5], 'FaceColor',[1 1 1]);
rectangle('Position',[200 -262.5 12.5 12.5], 'FaceColor',[0 0 0]);
rectangle('Position',[212.5 -262.5 12.5 12.5], 'FaceColor',[0 0 0]);
rectangle('Position',[200 -275 12.5 12.5], 'FaceColor',[1 1 1]);
rectangle('Position',[212.5 -275 12.5 12.5], 'FaceColor',[1 1 1]);
rectangle('Position',[225 -262.5 12.5 12.5], 'FaceColor',[0 0 0]);
rectangle('Position',[237.5 -262.5 12.5 12.5], 'FaceColor',[1 1 1]);
rectangle('Position',[225 -275 12.5 12.5], 'FaceColor',[1 1 1]);
rectangle('Position',[237.5 -275 12.5 12.5], 'FaceColor',[1 1 1]);
rectangle('Position',[350 -212.5 12.5 12.5], 'FaceColor',[1 1 1]);
rectangle('Position',[362.5 -212.5 12.5 12.5], 'FaceColor',[0 0 0]);
rectangle('Position',[350 -225 12.5 12.5], 'FaceColor',[1 1 1]);
rectangle('Position',[362.5 -225 12.5 12.5], 'FaceColor',[0 0 0]);
rectangle('Position',[375 -237.5 12.5 12.5], 'FaceColor',[1 1 1]);
rectangle('Position',[387.5 -237.5 12.5 12.5], 'FaceColor',[0 0 0]);
rectangle('Position',[375 -250 12.5 12.5], 'FaceColor',[1 1 1]);
rectangle('Position',[387.5 -250 12.5 12.5], 'FaceColor',[0 0 0]);
rectangle('Position',[375 -262.5 12.5 12.5], 'FaceColor',[1 1 1]);
rectangle('Position',[387.5 -262.5 12.5 12.5], 'FaceColor',[0 0 0]);
rectangle('Position',[375 -275 12.5 12.5], 'FaceColor',[1 1 1]);
rectangle('Position',[387.5 -275 12.5 12.5], 'FaceColor',[0 0 0]);
rectangle('Position',[200 -312.5 12.5 12.5], 'FaceColor',[0 0 0]);
rectangle('Position',[212.5 -312.5 12.5 12.5], 'FaceColor',[0 0 0]);
rectangle('Position',[200 -325 12.5 12.5], 'FaceColor',[1 1 1]);
rectangle('Position',[212.5 -325 12.5 12.5], 'FaceColor',[0 0 0]);
rectangle('Position',[200 -337.5 12.5 12.5], 'FaceColor',[1 1 1]);
rectangle('Position',[212.5 -337.5 12.5 12.5], 'FaceColor',[0 0 0]);
rectangle('Position',[200 -350 12.5 12.5], 'FaceColor',[1 1 1]);
rectangle('Position',[212.5 -350 12.5 12.5], 'FaceColor',[0 0 0]);
rectangle('Position',[250 -337.5 12.5 12.5], 'FaceColor',[1 1 1]);
rectangle('Position',[262.5 -337.5 12.5 12.5], 'FaceColor',[1 1 1]);
rectangle('Position',[250 -350 12.5 12.5], 'FaceColor',[0 0 0]);
rectangle('Position',[262.5 -350 12.5 12.5], 'FaceColor',[0 0 0]);
rectangle('Position',[275 -337.5 12.5 12.5], 'FaceColor',[1 1 1]);
rectangle('Position',[287.5 -337.5 12.5 12.5], 'FaceColor',[1 1 1]);
rectangle('Position',[275 -350 12.5 12.5], 'FaceColor',[0 0 0]);
rectangle('Position',[287.5 -350 12.5 12.5], 'FaceColor',[1 1 1]);
rectangle('Position',[200 -362.5 12.5 12.5], 'FaceColor',[1 1 1]);
rectangle('Position',[212.5 -362.5 12.5 12.5], 'FaceColor',[0 0 0]);
rectangle('Position',[200 -375 12.5 12.5], 'FaceColor',[1 1 1]);
rectangle('Position',[212.5 -375 12.5 12.5], 'FaceColor',[0 0 0]);
rectangle('Position',[200 -387.5 12.5 12.5], 'FaceColor',[1 1 1]);
rectangle('Position',[212.5 -387.5 12.5 12.5], 'FaceColor',[0 0 0]);
rectangle('Position',[200 -400 12.5 12.5], 'FaceColor',[0 0 0]);
rectangle('Position',[212.5 -400 12.5 12.5], 'FaceColor',[0 0 0]);
rectangle('Position',[250 -362.5 12.5 12.5], 'FaceColor',[0 0 0]);
rectangle('Position',[262.5 -362.5 12.5 12.5], 'FaceColor',[0 0 0]);
rectangle('Position',[250 -375 12.5 12.5], 'FaceColor',[1 1 1]);
rectangle('Position',[262.5 -375 12.5 12.5], 'FaceColor',[1 1 1]);
rectangle('Position',[275 -362.5 12.5 12.5], 'FaceColor',[0 0 0]);
rectangle('Position',[287.5 -362.5 12.5 12.5], 'FaceColor',[1 1 1]);
rectangle('Position',[275 -375 12.5 12.5], 'FaceColor',[1 1 1]);
rectangle('Position',[287.5 -375 12.5 12.5], 'FaceColor',[1 1 1]);
rectangle('Position',[250 -387.5 12.5 12.5], 'FaceColor',[1 1 1]);
rectangle('Position',[262.5 -387.5 12.5 12.5], 'FaceColor',[1 1 1]);
rectangle('Position',[250 -400 12.5 12.5], 'FaceColor',[0 0 0]);
rectangle('Position',[262.5 -400 12.5 12.5], 'FaceColor',[0 0 0]);
rectangle('Position',[275 -387.5 12.5 12.5], 'FaceColor',[1 1 1]);
rectangle('Position',[287.5 -387.5 12.5 12.5], 'FaceColor',[1 1 1]);
rectangle('Position',[275 -400 12.5 12.5], 'FaceColor',[0 0 0]);
rectangle('Position',[287.5 -400 12.5 12.5], 'FaceColor',[0 0 0]);
rectangle('Position',[300 -312.5 12.5 12.5], 'FaceColor',[0 0 0]);
rectangle('Position',[312.5 -312.5 12.5 12.5], 'FaceColor',[0 0 0]);
rectangle('Position',[300 -325 12.5 12.5], 'FaceColor',[1 1 1]);
rectangle('Position',[312.5 -325 12.5 12.5], 'FaceColor',[1 1 1]);
rectangle('Position',[350 -312.5 12.5 12.5], 'FaceColor',[0 0 0]);
rectangle('Position',[362.5 -312.5 12.5 12.5], 'FaceColor',[0 0 0]);
rectangle('Position',[350 -325 12.5 12.5], 'FaceColor',[1 1 1]);
rectangle('Position',[362.5 -325 12.5 12.5], 'FaceColor',[1 1 1]);
rectangle('Position',[375 -312.5 12.5 12.5], 'FaceColor',[0 0 0]);
rectangle('Position',[387.5 -312.5 12.5 12.5], 'FaceColor',[0 0 0]);
rectangle('Position',[375 -325 12.5 12.5], 'FaceColor',[1 1 1]);
rectangle('Position',[387.5 -325 12.5 12.5], 'FaceColor',[0 0 0]);
rectangle('Position',[375 -337.5 12.5 12.5], 'FaceColor',[1 1 1]);
rectangle('Position',[387.5 -337.5 12.5 12.5], 'FaceColor',[0 0 0]);
rectangle('Position',[375 -350 12.5 12.5], 'FaceColor',[1 1 1]);
rectangle('Position',[387.5 -350 12.5 12.5], 'FaceColor',[0 0 0]);
rectangle('Position',[325 -362.5 12.5 12.5], 'FaceColor',[0 0 0]);
rectangle('Position',[337.5 -362.5 12.5 12.5], 'FaceColor',[0 0 0]);
rectangle('Position',[325 -375 12.5 12.5], 'FaceColor',[1 1 1]);
rectangle('Position',[337.5 -375 12.5 12.5], 'FaceColor',[1 1 1]);
rectangle('Position',[300 -387.5 12.5 12.5], 'FaceColor',[1 1 1]);
rectangle('Position',[312.5 -387.5 12.5 12.5], 'FaceColor',[1 1 1]);
rectangle('Position',[300 -400 12.5 12.5], 'FaceColor',[0 0 0]);
rectangle('Position',[312.5 -400 12.5 12.5], 'FaceColor',[0 0 0]);
rectangle('Position',[325 -387.5 12.5 12.5], 'FaceColor',[1 1 1]);
rectangle('Position',[337.5 -387.5 12.5 12.5], 'FaceColor',[1 1 1]);
rectangle('Position',[325 -400 12.5 12.5], 'FaceColor',[0 0 0]);
rectangle('Position',[337.5 -400 12.5 12.5], 'FaceColor',[0 0 0]);
rectangle('Position',[375 -362.5 12.5 12.5], 'FaceColor',[1 1 1]);
rectangle('Position',[387.5 -362.5 12.5 12.5], 'FaceColor',[0 0 0]);
rectangle('Position',[375 -375 12.5 12.5], 'FaceColor',[1 1 1]);
rectangle('Position',[387.5 -375 12.5 12.5], 'FaceColor',[0 0 0]);
rectangle('Position',[350 -387.5 12.5 12.5], 'FaceColor',[1 1 1]);
rectangle('Position',[362.5 -387.5 12.5 12.5], 'FaceColor',[1 1 1]);
rectangle('Position',[350 -400 12.5 12.5], 'FaceColor',[0 0 0]);
rectangle('Position',[362.5 -400 12.5 12.5], 'FaceColor',[0 0 0]);
rectangle('Position',[375 -387.5 12.5 12.5], 'FaceColor',[1 1 1]);
rectangle('Position',[387.5 -387.5 12.5 12.5], 'FaceColor',[0 0 0]);
rectangle('Position',[375 -400 12.5 12.5], 'FaceColor',[0 0 0]);
rectangle('Position',[387.5 -400 12.5 12.5], 'FaceColor',[0 0 0]);
X=[373.333,362.5,343.75,331.25,312.5,293.75,293.75,287.5,275,243.75,231.25,218.75,206.25,187.5,162.5,162.5,137.5,112.5,87.5,62.5,68.75,68.75,68.75,68.75,62.5,37.5,26.6667];
Y=[-373.333,-362.5,-368.75,-368.75,-362.5,-343.75,-331.25,-312.5,-275,-268.75,-268.75,-268.75,-268.75,-262.5,-237.5,-212.5,-187.5,-162.5,-137.5,-112.5,-93.75,-81.25,-68.75,-56.25,-37.5,-37.5,-26.6667];
hold on;
plot(X,Y,'r');
legend('1493.16','Location','southoutside');
